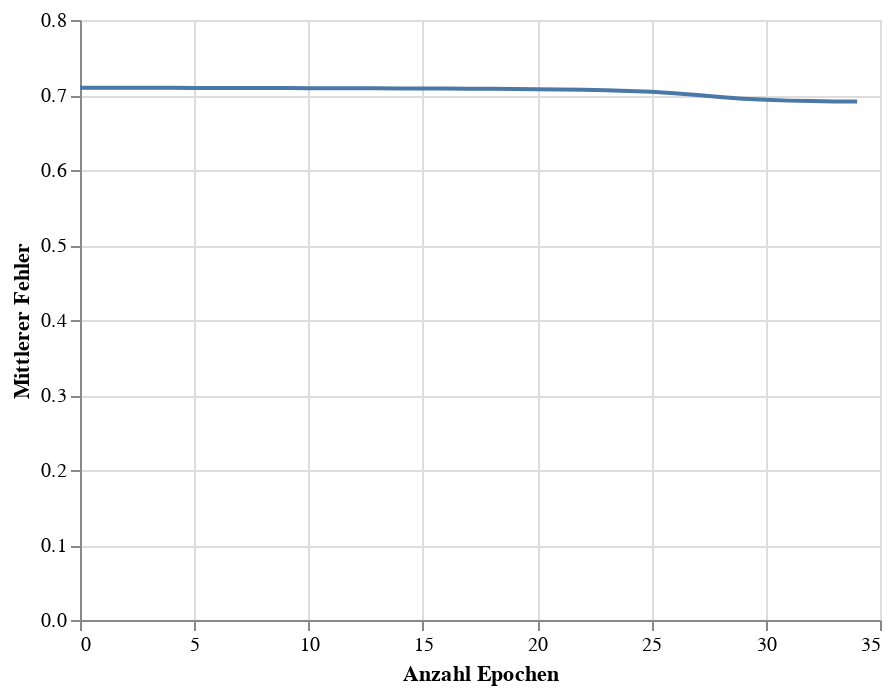

Here is the notebook cell this chart was saved with:
### Code cell
train_chart = alt.Chart(loss_df).mark_line().encode(
    x=alt.X('Epoch', title = 'Anzahl Epochen'),
    y=alt.Y('Loss', title = 'Mittlerer Fehler')
)
# glue('train-loss-team', train_chart,display=True)
train_chart

### Figure 1 — Vega-Lite specification as saved in the notebook (floating-point values rounded to 4 significant figures)
{"config": {"view": {"continuousWidth": 400, "continuousHeight": 300}}, "data": {"name": "data-ad0926d8796316a7ee25d55472d1cca3"}, "mark": "line", "encoding": {"x": {"field": "Epoch", "title": "Anzahl Epochen", "type": "quantitative"}, "y": {"field": "Loss", "title": "Mittlerer Fehler", "type": "quantitative"}}, "$schema": "https://vega.github.io/schema/vega-lite/v4.17.0.json", "datasets": {"data-ad0926d8796316a7ee25d55472d1cca3": [{"Epoch": 0, "Loss": 0.7097}, {"Epoch": 1, "Loss": 0.7097}, {"Epoch": 2, "Loss": 0.7096}, {"Epoch": 3, "Loss": 0.7096}, {"Epoch": 4, "Loss": 0.7095}, {"Epoch": 5, "Loss": 0.7095}, {"Epoch": 6, "Loss": 0.7094}, {"Epoch": 7, "Loss": 0.7094}, {"Epoch": 8, "Loss": 0.7093}, {"Epoch": 9, "Loss": 0.7092}, {"Epoch": 10, "Loss": 0.7092}, {"Epoch": 11, "Loss": 0.7091}, {"Epoch": 12, "Loss": 0.709}, {"Epoch": 13, "Loss": 0.7089}, {"Epoch": 14, "Loss": 0.7088}, {"Epoch": 15, "Loss": 0.7087}, {"Epoch": 16, "Loss": 0.7085}, {"Epoch": 17, "Loss": 0.7084}, {"Epoch": 18, "Loss": 0.7082}, {"Epoch": 19, "Loss": 0.708}, {"Epoch": 20, "Loss": 0.7077}, {"Epoch": 21, "Loss": 0.7074}, {"Epoch": 22, "Loss": 0.7069}, {"Epoch": 23, "Loss": 0.7063}, {"Epoch": 24, "Loss": 0.7055}, {"Epoch": 25, "Loss": 0.7042}, {"Epoch": 26, "Loss": 0.7023}, {"Epoch": 27, "Loss": 0.6999}, {"Epoch": 28, "Loss": 0.6973}, {"Epoch": 29, "Loss": 0.6951}, {"Epoch": 30, "Loss": 0.6935}, {"Epoch": 31, "Loss": 0.6925}, {"Epoch": 32, "Loss": 0.6919}, {"Epoch": 33, "Loss": 0.6914}, {"Epoch": 34, "Loss": 0.6912}]}}
